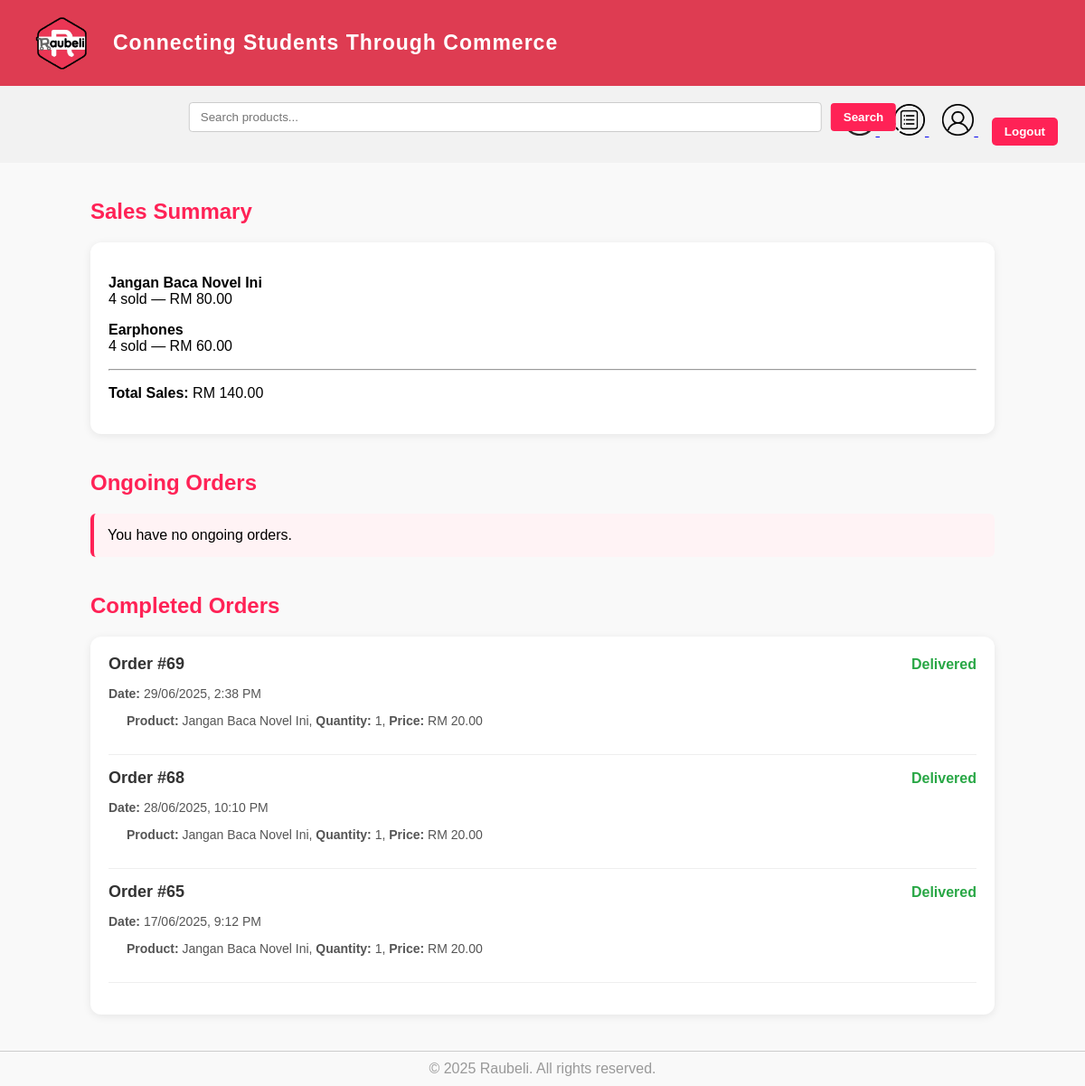
The page /seller-orders.php (signed in) on the database its author committed.
### tables this page shows
CREATE TABLE `orders` (
  `order_id` int(11) NOT NULL,
  `customer_id` int(11) DEFAULT NULL,
  `order_date` datetime DEFAULT NULL,
  `status_id` int(11) DEFAULT NULL
);

CREATE TABLE `orderstatus` (
  `status_id` int(11) NOT NULL,
  `status_name` varchar(50) DEFAULT NULL
);

### seller-orders.php (the view, shortened to what this page needs)
<?php
include("header.php");
$seller_id = $_SESSION['seller_id'];
$product_sales = [];
$totalSales = 0;
$sales_sql = "
    SELECT l.title, SUM(oi.quantity) AS total_sold, SUM(oi.price * oi.quantity) AS product_total
    FROM payment p
    JOIN orders o ON p.order_id = o.order_id
    JOIN orderitem oi ON o.order_id = oi.order_id
    JOIN listing l ON oi.listing_id = l.listing_id
    WHERE l.seller_id = ?
    GROUP BY l.title
    ORDER BY product_total DESC
";
$sales_stmt = $conn->prepare($sales_sql);
$sales_stmt->bind_param("i", $seller_id);
$sales_stmt->execute();
$sales_result = $sales_stmt->get_result();
while ($row = $sales_result->fetch_assoc()) {
    $product_sales[] = $row;
    $totalSales += $row['product_total'];
}
$sql = "
    SELECT o.order_id, o.order_date, o.status_id, os.status_name,
           oi.quantity, oi.price, l.title
    FROM orders o
    JOIN orderitem oi ON o.order_id = oi.order_id
    JOIN listing l ON oi.listing_id = l.listing_id
    JOIN orderstatus os ON o.status_id = os.status_id
    WHERE l.seller_id = ?
    ORDER BY o.order_date DESC, o.order_id, l.title
";
$stmt = $conn->prepare($sql);
$stmt->bind_param("i", $seller_id);
$stmt->execute();
$result = $stmt->get_result();
$ongoing_orders = [];
$completed_orders = [];
while ($row = $result->fetch_assoc()) {
    $orderId = $row['order_id'];
    if ($row['status_id'] == 1 || $row['status_id'] == 2) {
        $orderList = &$ongoing_orders;
    } elseif ($row['status_id'] == 3) {
        $orderList = &$completed_orders;
    } else {
        continue;
    }
}
?>
<!DOCTYPE html>
<html>
<head>
</head>
<body>
<div class="main-container">
    <h2 class="section-title">Sales Summary</h2>
    <?php if (empty($product_sales)): ?>
        <div class="no-orders">You haven't made any sales yet.</div>
    <?php else: ?>
        <div class="order-card">
            <?php foreach ($product_sales as $sale): ?>
                <p>
                    <strong><?= htmlspecialchars($sale['title']) ?></strong><br>
                    <?= (int)$sale['total_sold'] ?> sold —
                    RM <?= number_format($sale['product_total'], 2) ?>
                </p>
            <?php endforeach; ?>
            <hr style="margin: 15px 0;">
            <p><strong>Total Sales:</strong> RM <?= number_format($totalSales, 2) ?></p>
        </div>
    <?php endif; ?>
    <h2 class="section-title">Ongoing Orders</h2>
    <?php if (empty($ongoing_orders)): ?>
        <div class="no-orders">You have no ongoing orders.</div>
    <?php endif; ?>
    <h2 class="section-title">Completed Orders</h2>
    <?php if (empty($completed_orders)): ?>
        <div class="no-orders">You have no completed orders.</div>
    <?php else: ?>
        <div class="order-card">
            <?php foreach ($completed_orders as $orderId => $order): ?>
                <div class="order-block">
                    <div class="order-header">
                        <h4>Order #<?= htmlspecialchars($orderId) ?></h4>
                        <div class="status-container">
                            <div style="font-weight: bold; color: #28a745;">
                                <?= htmlspecialchars($order['status_name']) ?>
                            </div>
                        </div>
                    </div>
                    <div class="order-info">
                        <p><strong>Date:</strong> <?= date("d/m/Y, g:i A", strtotime($order['order_date'])) ?></p>
                        <?php foreach ($order['items'] as $item): ?>
                            <p class="product-line">
                                <strong>Product:</strong> <?= htmlspecialchars($item['title']) ?>,
                                <strong>Quantity:</strong> <?= (int)$item['quantity'] ?>,
                                <strong>Price:</strong> RM <?= number_format($item['price'], 2) ?>
                            </p>
                        <?php endforeach; ?>
                    </div>
                </div>
            <?php endforeach; ?>
        </div>
    <?php endif; ?>
</div>
<?php include("footer.php"); ?>
</body>
</html>

### header.php (style rules this page uses)
body { font-family: Arial, sans-serif; margin: 0; }

### seller-orders.php (style rules this page uses)
body { background-color: #f9f9f9; font-family: Arial, sans-serif; margin: 0; padding: 0; }
.main-container { max-width: 1000px; margin: 40px auto; padding: 0 20px; }
.section-title { color: #ff2256; margin: 40px 0 20px; font-size: 24px; }
.order-card { background-color: #fff; padding: 20px; margin-bottom: 20px; border-radius: 12px; box-shadow: 0 2px 10px rgba(0,0,0,0.08); }
.order-block { padding-bottom: 15px; margin-bottom: 15px; border-bottom: 1px solid #eee; }
.order-header { display: flex; justify-content: space-between; align-items: center; flex-wrap: wrap; }
.order-header h4 { margin: 0; font-size: 18px; color: #333; }
.status-container { display: flex; flex-direction: column; align-items: flex-end; gap: 6px; }
.order-info { margin-top: 10px; font-size: 14px; color: #555; }
.product-line { margin-left: 20px; }
.no-orders { background: #fff3f5; padding: 15px; border-left: 4px solid #ff2256; margin-bottom: 20px; border-radius: 6px; }

### rows shown on the page
orders: orderId "69", status.status_name "Delivered", order_date "29/06/2025, 2:38 PM", title "Jangan Baca Novel Ini", quantity "1", price "20.00"
orders: orderId "68", status.status_name "Delivered", order_date "28/06/2025, 10:10 PM", title "Jangan Baca Novel Ini", quantity "1", price "20.00"
orders: orderId "65", status.status_name "Delivered", order_date "17/06/2025, 9:12 PM", title "Jangan Baca Novel Ini", quantity "1", price "20.00"

### other values the page prints
$sale['title'] "Jangan Baca Novel Ini"
$sale['total_sold'] "4"
$sale['product_total'] "80.00"
$sale['title'] "Earphones"
$sale['product_total'] "60.00"
$totalSales "140.00"
